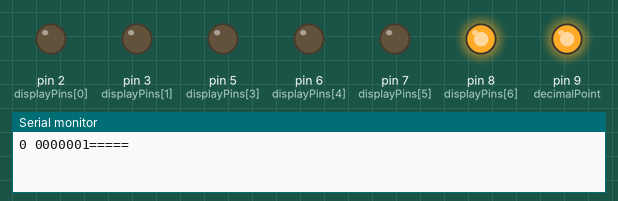
Bench run of a sketch on a simulated Arduino Uno, built with avr-gcc and run on an emulated ATmega328P. On the bench: output pins drawn as LEDs (lit = HIGH), the last lines printed to the serial monitor. Pins used as bus, display or sensor lines are not drawn.

Above: at 0.1 s.
At 4.1 s:
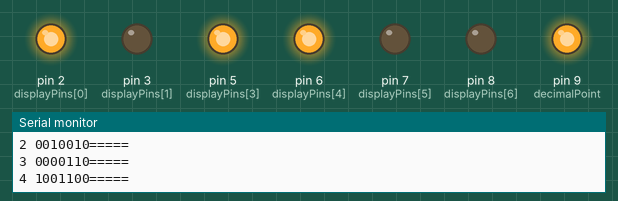
At 9.1 s:
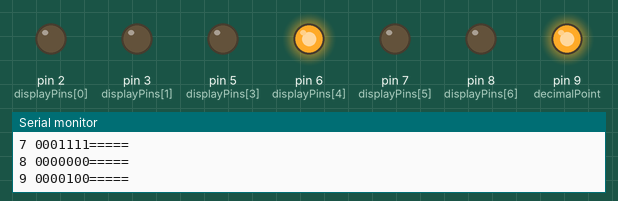
At 16.1 s:
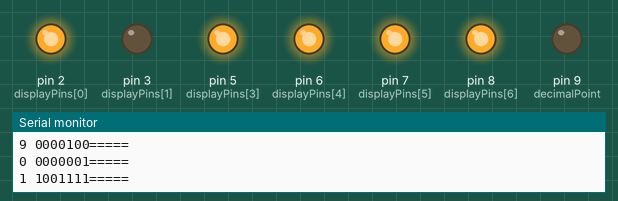
At 24.1 s:
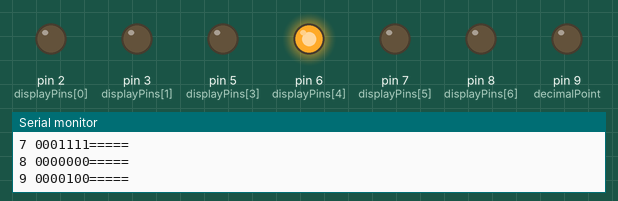
At 38.1 s:
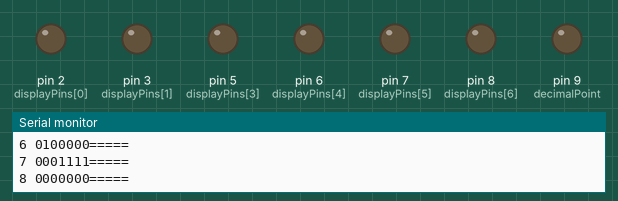
Timing chart, 0 to 40.0 s (numbered marks = the images above):
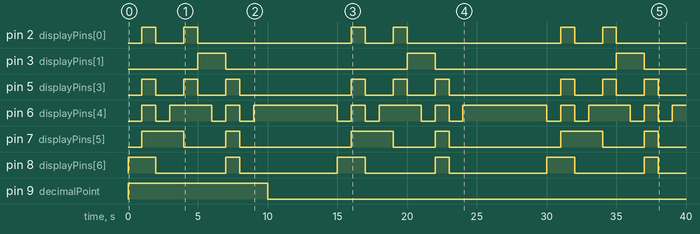

The sketch:

sketch_7segment.ino
```cpp
#define type 1 //0 -> common cathode 1-> common anode

const int displayPins[] = {2,3,1,5,6,7,8};
const int decimalPoint =9;

byte displayLEDs[10][7] = {
        { 0,0,0,0,0,0,1 },  // = 0
        { 1,0,0,1,1,1,1 },  // = 1
        { 0,0,1,0,0,1,0 },  // = 2
        { 0,0,0,0,1,1,0 },  // = 3
        { 1,0,0,1,1,0,0 },  // = 4
        { 0,1,0,0,1,0,0 },  // = 5
        { 0,1,0,0,0,0,0 },  // = 6
        { 0,0,0,1,1,1,1 },  // = 7
        { 0,0,0,0,0,0,0 },  // = 8
        { 0,0,0,0,1,0,0 }   // = 9
};

void writeDigit(int digit) {
  // Robojax Seven Segment Display for Arduino
  Serial.print(digit);
  Serial.print(" ");

   int digitValue;
  for (int i=0; i < 7; i++)
  {

      digitalWrite(displayPins[i], convertHighLow(displayLEDs[digit][i]));// write the HGIH or LOW (depending on the type) to output pin
      Serial.print(convertHighLow(displayLEDs[digit][i]));// print the result to the Serial monitor

  }// for i
}//writeDigit ends here


int convertHighLow(int v)
{
  int convertedValue;
    if(type ==0)
    {
      convertedValue = 1 - v;// if common anode, change the HIGH to LOW and LOW to HIGH
    }else{
      convertedValue = v;// if common cathode, keep it the same
    }

    return convertedValue;
}

void setup() {
 for(int d=0; d<8; d++)
  {
    pinMode(displayPins[d], OUTPUT);// set pin as output

  }
   pinMode(decimalPoint,OUTPUT);// define a pin for decimal pint
   digitalWrite(decimalPoint,HIGH);// turn decimal point OFF. Set to LOW if common Anode and HIGH for common cathode

  Serial.begin(9600);// initialize serial monitor with 9600 baud
}

void loop() {
 for (int i=0; i<=9 ; i++) {
   writeDigit(i);
   Serial.println("=====");
   delay(1000);
  }
  digitalWrite(decimalPoint,LOW);// turn decimal point ON
  delay(5000);
}
```

Measured:
- by itself, pin 2 (displayPins[0]): repeats every 15.0 s: LOW 2.0 s, HIGH 1.0 s, LOW 11.0 s, HIGH 1.0 s
- by itself, pin 3 (displayPins[1]): alternates HIGH for 2.0 s and LOW for 13.0 s
- by itself, pin 5 (displayPins[3]): repeats every 15.0 s: 2 × (LOW 2.0 s, HIGH 1.0 s), LOW 8.0 s, HIGH 1.0 s
- by itself, pin 6 (displayPins[4]): repeats every 15.0 s: LOW 1.0 s, HIGH 3.0 s, LOW 1.0 s, HIGH 1.0 s, LOW 1.0 s, HIGH 6.0 s, LOW 1.0 s, HIGH 1.0 s
- by itself, pin 7 (displayPins[5]): repeats every 15.0 s: LOW 3.0 s, HIGH 1.0 s, LOW 8.0 s, HIGH 3.0 s
- by itself, pin 8 (displayPins[6]): repeats every 15.0 s: LOW 5.0 s, HIGH 1.0 s, LOW 7.0 s, HIGH 2.0 s
- by itself, pin 9 (decimalPoint): HIGH → LOW at 10.0 s
